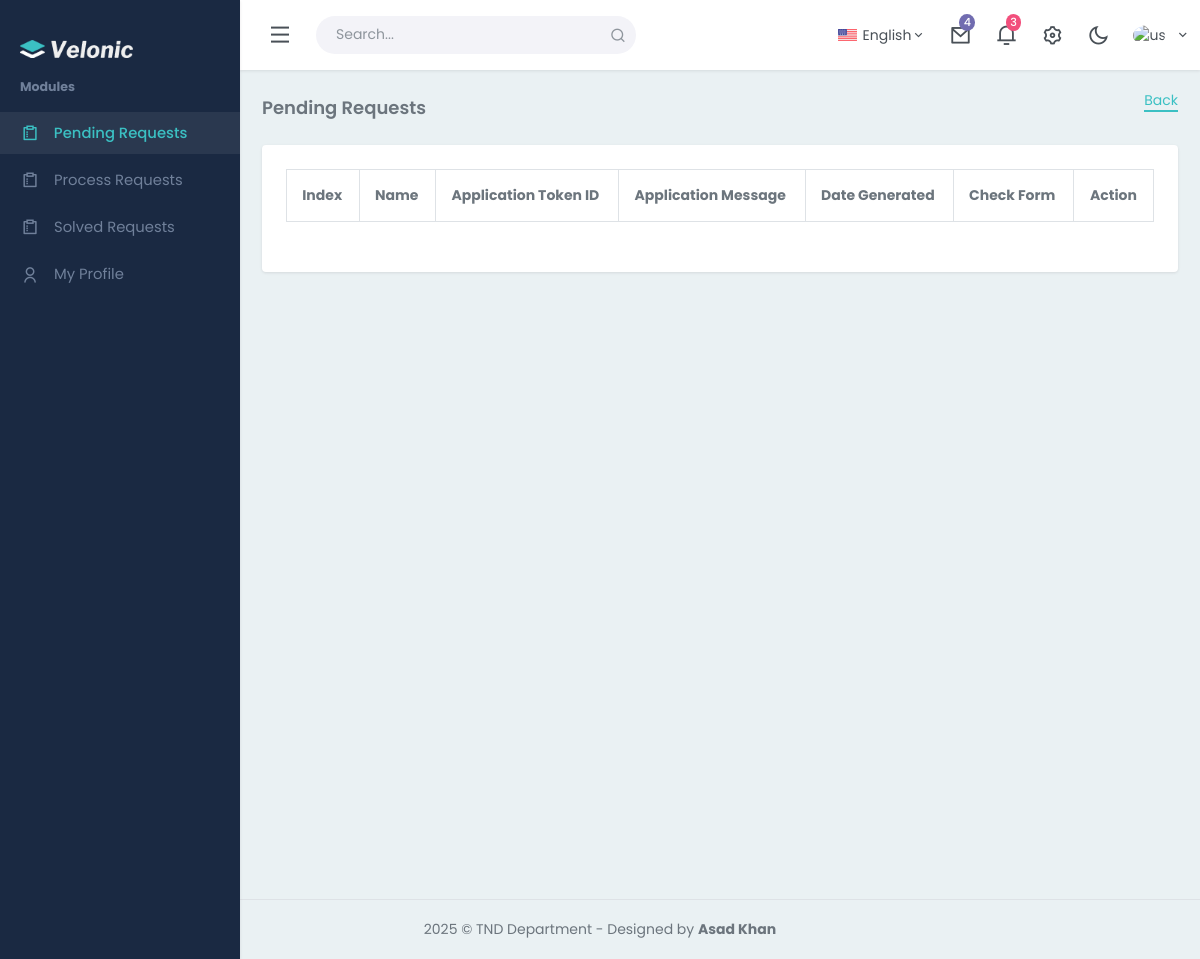
Page /pending_requests.php on the earlier database version.
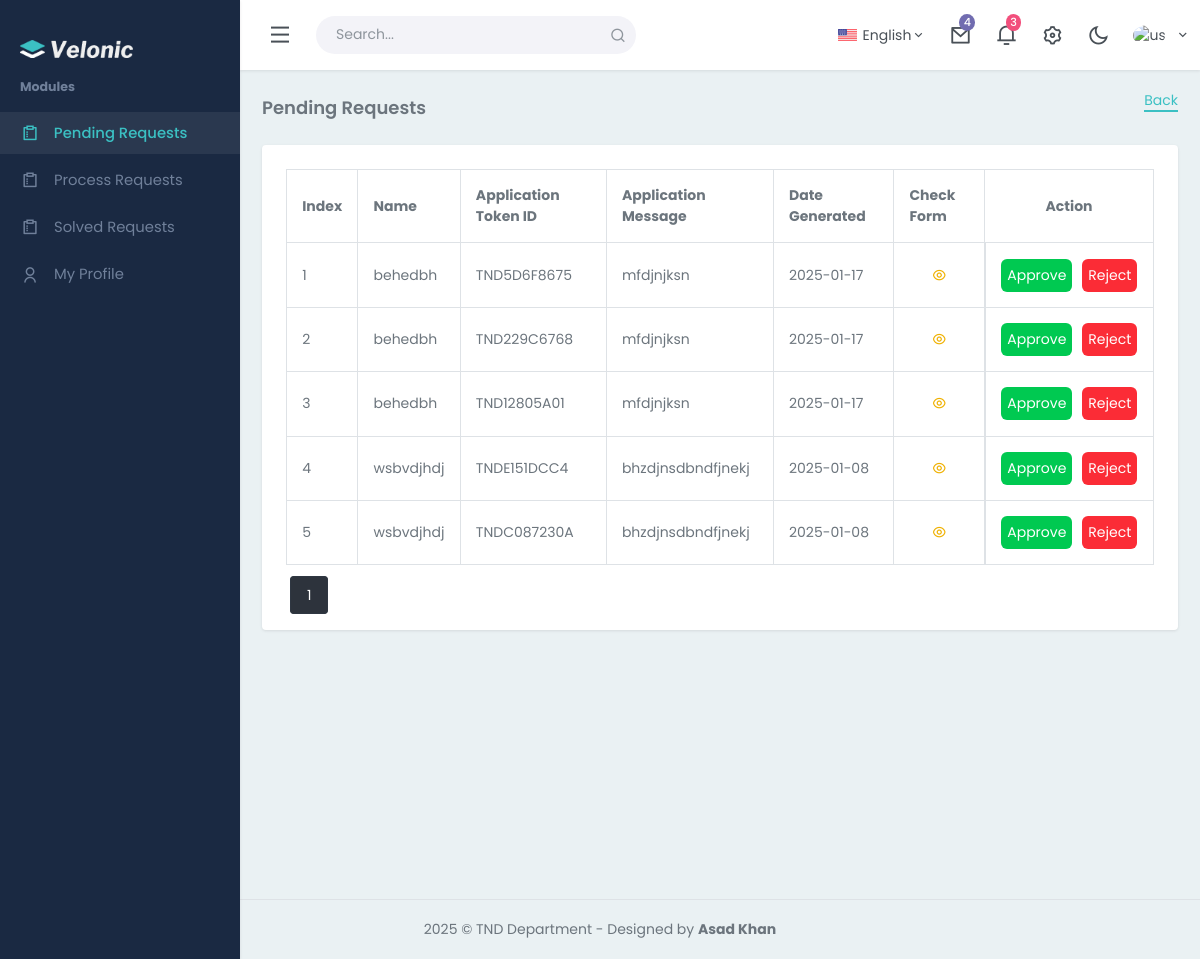
Same page on the later database version.
### tables this page shows
CREATE TABLE `student_applications` (
  `student_application_id` int(11) NOT NULL,
  `student_application_date` date NOT NULL,
  `student_application_message` varchar(1000) NOT NULL,
  `student_id` varchar(256) NOT NULL,
  `student_name` varchar(256) NOT NULL,
  `student_batch_code` varchar(256) NOT NULL,
  `student_email` varchar(256) NOT NULL,
  `student_number` varchar(256) NOT NULL,
  `student_application_status` varchar(256) NOT NULL DEFAULT 'Pending',
  `student_current_semester_id` int(11) NOT NULL,
  `student_concern_person_id` int(11) NOT NULL,
  `student_application_subject_id` int(11) NOT NULL,
  `student_user_id` int(11) NOT NULL,
  `student_application_tokenid` varchar(256) NOT NULL,
  `student_application_solutionmessage` varchar(3000) DEFAULT NULL
);

### pending_requests.php (the view, shortened to what this page needs)
<?php
require_once("./base/header.php");
?>
<div class="content-page">
    <div class="content">
        <div class="container-fluid">
            <div class="row">
                <div class="col-12">
                    <div class="page-title-box">
                    <div class="page-title-right">
                            <a class="border-b-2" href="javascript:void(0)" onclick="window.history.back()">Back</a>
                        </div>
                        <h4 class="page-title">Pending Requests</h4>
                    </div>
                </div>
            </div>
            <div class="row">
                <div class="col-xl-12">
                    <div class="card">
                        <div class="card-body">
                            <div class="table-responsive-sm">
                            <?php
$records_per_page = 10;
$page = isset($_GET['page']) ? (int)$_GET['page'] : 1;
$offset = ($page - 1) * $records_per_page;
$select_query = "SELECT * FROM `student_applications` WHERE `student_application_status` = 'Pending' LIMIT $offset, $records_per_page";
$execute = mysqli_query($connection, $select_query);
?>
<table class="table table-bordered table-centered mb-0">
    <thead>
        <tr>
            <th>Index</th>
            <th>Name</th>
            <th>Application Token ID</th>
            <th>Application Message</th>
            <th>Date Generated</th>
            <th>Check Form</th>
            <th class="text-center">Action</th>
        </tr>
    </thead>
    <tbody>
        <?php
        $indexNo = 1 + $offset;
        while($fetch = mysqli_fetch_array($execute)){
        ?>
        <tr>
            <td><?php echo $indexNo++?></td>
            <td class="table-user">
                <?php echo $fetch['student_name']?>
            </td>
            <td><?php echo $fetch['student_application_tokenid']?></td>
            <td>
                <?php
                $student_application_message = $fetch['student_application_message'];
                $short_student_application_message = substr($student_application_message, 0, 50);
                echo $short_student_application_message.(strlen($student_application_message) > 50 ? "..." : "")
                ?>
            </td>
            <td><?php echo $fetch['student_application_date']?></td>
            <td class="text-center">
                <form method="POST" action="view_application.php">
                    <button><i class="ri-eye-line text-yellow-500"></i></button>
                </form>
            </td>
            <td class="space-x-1 flex gap-1 justify-center">
                <a href="?update=<?php echo $fetch['student_application_id']?>" class="bg-green-500 p-1 text-white rounded">Approve</a>
                <a href="?remove=<?php echo $fetch['student_application_id']?>" class="bg-red-500 p-1 text-white rounded">Reject</a>
            </td>
        </tr>
        <?php
        }
        ?>
    </tbody>
</table>
<?php
$total_query = "SELECT COUNT(*) FROM `student_applications` WHERE `student_application_status` = 'Pending'";
$total_result = mysqli_query($connection, $total_query);
$total_records = mysqli_fetch_array($total_result)[0];
$total_pages = ceil($total_records / $records_per_page);
echo '<div class="pagination">';
for ($i = 1; $i <= $total_pages; $i++) {
    echo '<a href="?page=' . $i . '"' . ($i == $page ? ' class="active"' : '') . '>' . $i . '</a>';
}
echo '</div>';
?>
                            </div>
                        </div>
                    </div>
                </div>
            </div>
        </div>
    </div>
</div>
<?php
    require_once("./base/footer.php");
    ?>

Differences in the rows shown:
added student_applications: student_name "behedbh", student_application_tokenid "TND5D6F8675", student_application_message "mfdjnjksn", student_application_date "2025-01-17"
added student_applications: student_name "behedbh", student_application_tokenid "TND229C6768", student_application_message "mfdjnjksn", student_application_date "2025-01-17"
added student_applications: student_name "behedbh", student_application_tokenid "TND12805A01", student_application_message "mfdjnjksn", student_application_date "2025-01-17"
added student_applications: student_name "wsbvdjhdj", student_application_tokenid "TNDE151DCC4", student_application_message "bhzdjnsdbndfjnekj", student_application_date "2025-01-08"
added student_applications: student_name "wsbvdjhdj", student_application_tokenid "TNDC087230A", student_application_message "bhzdjnsdbndfjnekj", student_application_date "2025-01-08"
Other differences:
new list line: "1"
